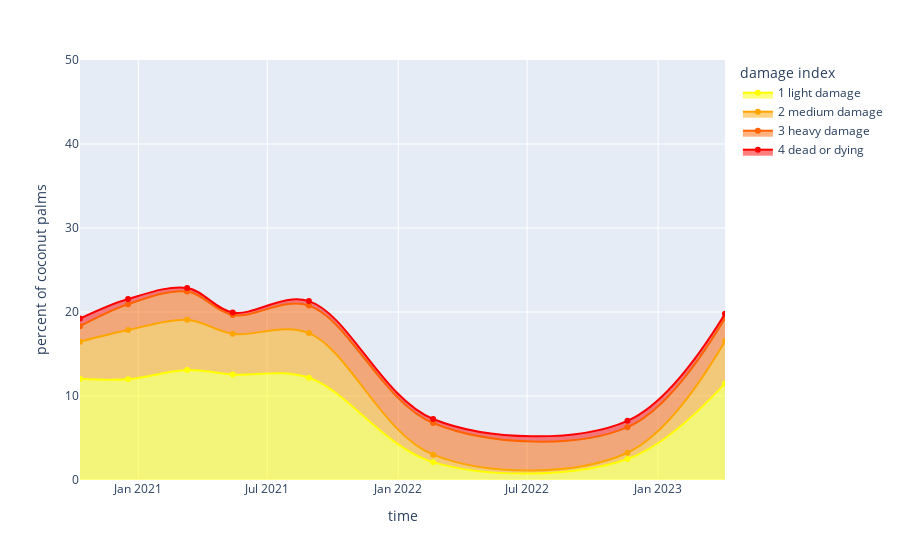

This figure's notebook cell:
### Code cell
fig = px.area(df1, x="time", y="percent of coconut palms", color="damage index", line_shape='spline',
              color_discrete_map = {'1 light damage': '#ffff00', '2 medium damage': '#ffa500', '3 heavy damage': '#ff6400', '4 dead or dying': '#ff0000'})
fig.update_traces(mode='markers+lines')
fig.update_layout(yaxis_range=[0, 50])
fig.write_html("timeline.html")
fig.write_image("timeline.png")
fig.show()

### Figure 1 — Plotly figure (JSON) as saved in the notebook; plotly's stock layout.template omitted (floating-point values rounded to 4 significant figures)
{"data": [{"fillpattern": {"shape": ""}, "hovertemplate": "damage index=1 light damage<br>time=%{x}<br>percent of coconut palms=%{y}<extra></extra>", "legendgroup": "1 light damage", "line": {"color": "#ffff00", "shape": "spline"}, "marker": {"symbol": "circle"}, "mode": "markers+lines", "name": "1 light damage", "orientation": "v", "showlegend": true, "stackgroup": "1", "type": "scatter", "x": ["2020-10-11T00:00:00", "2020-12-17T12:00:00", "2021-03-10T12:00:00", "2021-05-13T12:00:00", "2021-08-28T12:00:00", "2022-02-19T00:00:00", "2022-11-19T00:00:00", "2023-04-05T00:00:00"], "xaxis": "x", "y": [12.05, 11.99, 13.08, 12.56, 12.18, 2.126, 2.502, 11.47], "yaxis": "y"}, {"fillpattern": {"shape": ""}, "hovertemplate": "damage index=2 medium damage<br>time=%{x}<br>percent of coconut palms=%{y}<extra></extra>", "legendgroup": "2 medium damage", "line": {"color": "#ffa500", "shape": "spline"}, "marker": {"symbol": "circle"}, "mode": "markers+lines", "name": "2 medium damage", "orientation": "v", "showlegend": true, "stackgroup": "1", "type": "scatter", "x": ["2020-10-11T00:00:00", "2020-12-17T12:00:00", "2021-03-10T12:00:00", "2021-05-13T12:00:00", "2021-08-28T12:00:00", "2022-02-19T00:00:00", "2022-11-19T00:00:00", "2023-04-05T00:00:00"], "xaxis": "x", "y": [4.42, 5.863, 5.996, 4.844, 5.306, 0.8896, 0.7439, 5.03], "yaxis": "y"}, {"fillpattern": {"shape": ""}, "hovertemplate": "damage index=3 heavy damage<br>time=%{x}<br>percent of coconut palms=%{y}<extra></extra>", "legendgroup": "3 heavy damage", "line": {"color": "#ff6400", "shape": "spline"}, "marker": {"symbol": "circle"}, "mode": "markers+lines", "name": "3 heavy damage", "orientation": "v", "showlegend": true, "stackgroup": "1", "type": "scatter", "x": ["2020-10-11T00:00:00", "2020-12-17T12:00:00", "2021-03-10T12:00:00", "2021-05-13T12:00:00", "2021-08-28T12:00:00", "2022-02-19T00:00:00", "2022-11-19T00:00:00", "2023-04-05T00:00:00"], "xaxis": "x", "y": [1.843, 3.077, 3.351, 2.236, 3.278, 3.766, 3.043, 2.755], "yaxis": "y"}, {"fillpattern": {"shape": ""}, "hovertemplate": "damage index=4 dead or dying<br>time=%{x}<br>percent of coconut palms=%{y}<extra></extra>", "legendgroup": "4 dead or dying", "line": {"color": "#ff0000", "shape": "spline"}, "marker": {"symbol": "circle"}, "mode": "markers+lines", "name": "4 dead or dying", "orientation": "v", "showlegend": true, "stackgroup": "1", "type": "scatter", "x": ["2020-10-11T00:00:00", "2020-12-17T12:00:00", "2021-03-10T12:00:00", "2021-05-13T12:00:00", "2021-08-28T12:00:00", "2022-02-19T00:00:00", "2022-11-19T00:00:00", "2023-04-05T00:00:00"], "xaxis": "x", "y": [0.9, 0.6164, 0.43, 0.3003, 0.536, 0.4852, 0.7552, 0.5308], "yaxis": "y"}], "layout": {"autosize": true, "legend": {"title": {"text": "damage index"}, "tracegroupgap": 0}, "margin": {"t": 60}, "xaxis": {"anchor": "y", "autorange": true, "domain": [0, 1], "range": ["2020-10-11", "2023-04-05"], "title": {"text": "time"}, "type": "date"}, "yaxis": {"anchor": "x", "domain": [0, 1], "range": [0, 50], "title": {"text": "percent of coconut palms"}, "type": "linear"}}}
